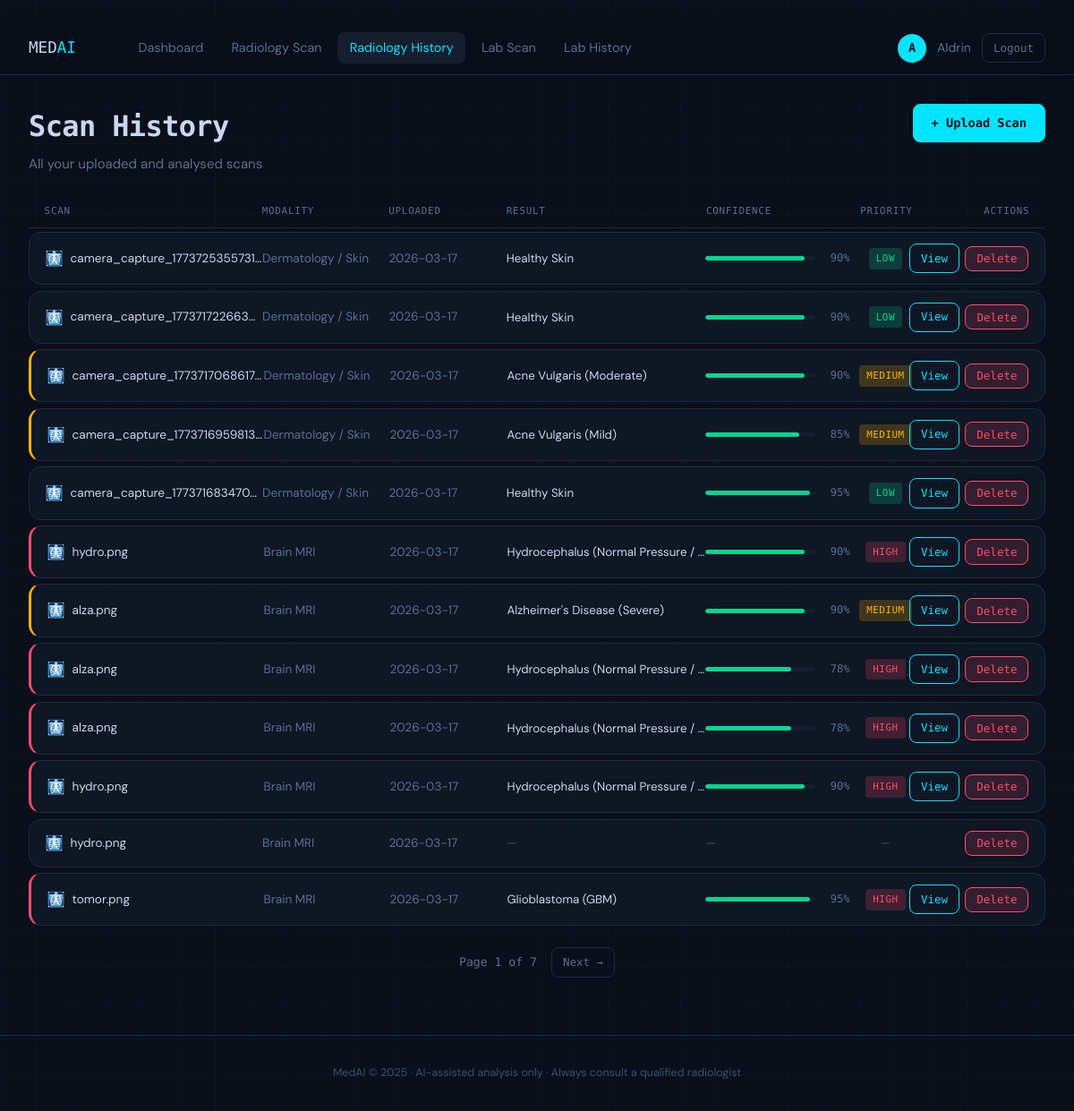
/history (signed in), run on an earlier commit of the app's database.
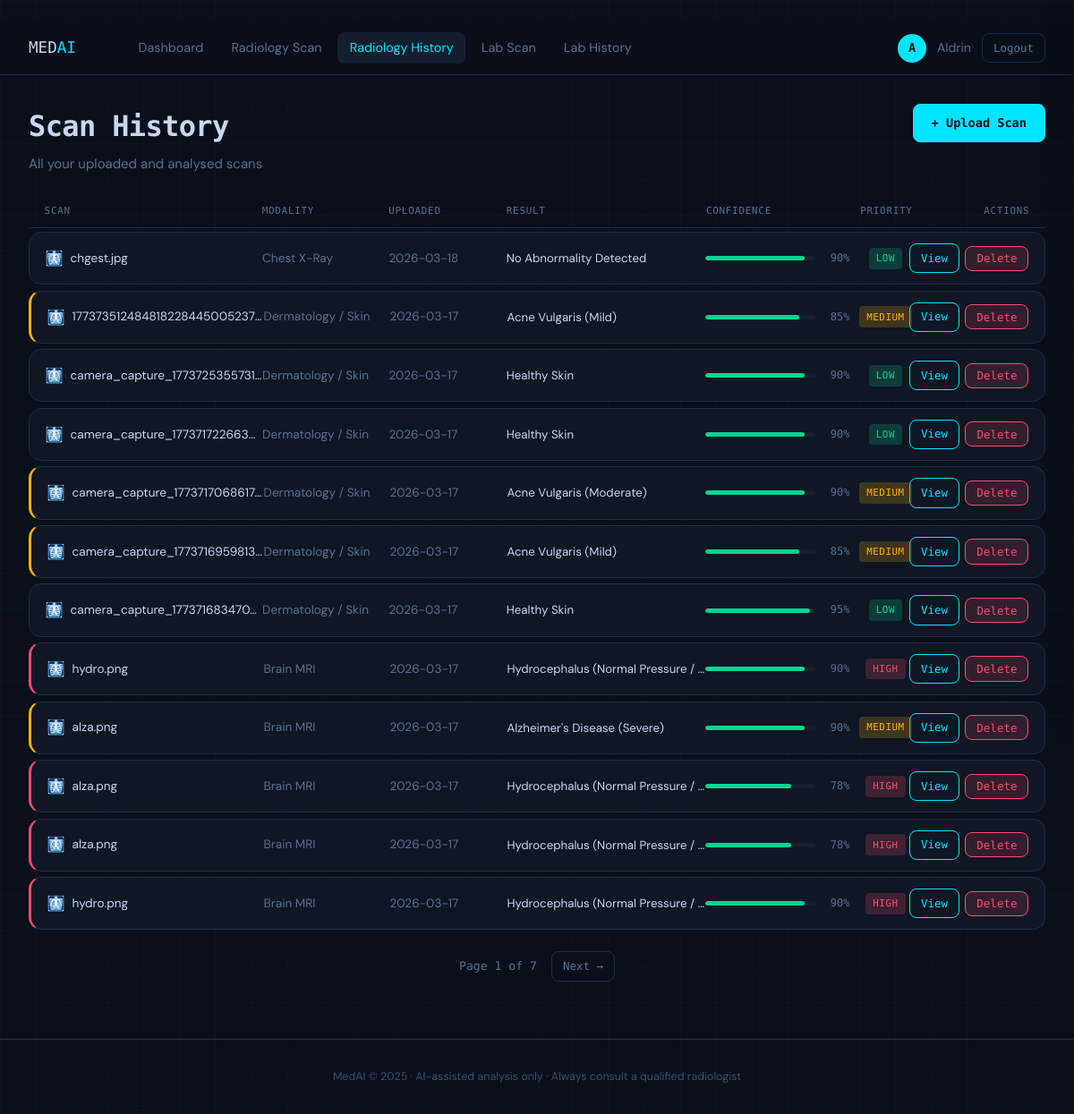
And on a later commit of the database.
### app/database/models.py (models this page shows, shortened)
class Upload(db.Model):
    __tablename__ = "uploads"
    id            = db.Column(db.Integer, primary_key=True)
    user_id       = db.Column(db.Integer, db.ForeignKey("users.id"), nullable=False)
    filename      = db.Column(db.String(260), nullable=False)
    original_name = db.Column(db.String(260))
    file_path     = db.Column(db.String(512), nullable=False)
    file_type     = db.Column(db.String(20))    # png | jpg | dcm | nii
    modality      = db.Column(db.String(20))    # MRI | CT | X-Ray | Unknown
    upload_date   = db.Column(db.DateTime, default=datetime.utcnow)
    prediction = db.relationship(
        "Prediction", backref="upload", uselist=False, cascade="all, delete-orphan"
    )

class Prediction(db.Model):
    __tablename__ = "predictions"
    id        = db.Column(db.Integer, primary_key=True)
    upload_id = db.Column(db.Integer, db.ForeignKey("uploads.id"), nullable=False)
    result_label     = db.Column(db.String(120), nullable=False)
    confidence_score = db.Column(db.Float,       nullable=False)
    raw_scores       = db.Column(db.Text)                           # JSON {label: score, ...}
    priority         = db.Column(db.String(20))                     # HIGH | MEDIUM | LOW
    findings         = db.Column(db.Text)                           # radiological findings
    condition        = db.Column(db.String(200))                    # specific disease name
    severity         = db.Column(db.String(60))                     # Mild / Moderate / Severe ...
    recommendation   = db.Column(db.Text)                           # treatment plan
    differential     = db.Column(db.Text)                           # alt diagnoses if low confidence
    explanation      = db.Column(db.Text)                           # visual features => label
    heatmap_path     = db.Column(db.String(512))                    # Grad-CAM overlay image path
    validation_notes = db.Column(db.Text)                           # rule-correction log
    disclaimer       = db.Column(db.Text)                           # mandatory medical disclaimer
    analysis_date    = db.Column(db.DateTime, default=datetime.utcnow)
    model_version    = db.Column(db.String(100), default="gemini-vision-v2")  # widened from 50

### app/main/routes.py (the view)
@main_bp.route("/history")
@login_required
def history():
    page = request.args.get("page", 1, type=int)
    pagination = (
        Upload.query.filter_by(user_id=current_user.id)
        .order_by(Upload.upload_date.desc())
        .paginate(page=page, per_page=12, error_out=False)
    )
    return render_template("history.html", pagination=pagination)

### app/database/models.py (called while the page is built)
@login_manager.user_loader
def load_user(user_id):
    return User.query.get(int(user_id))

### templates/history.html (shortened to what this page needs)
{% extends "base.html" %}
{% block content %}
<div class="page-header">
  <div>
    <h1 class="page-title">Scan History</h1>
    <p class="page-sub">All your uploaded and analysed scans</p>
  </div>
  <a href="{{ url_for('main.upload') }}" class="btn btn-primary">+ Upload Scan</a>
</div>
{% if pagination.items %}
<div class="ht-header">
  <div class="ht-col ht-col--scan">Scan</div>
  <div class="ht-col ht-col--modality">Modality</div>
  <div class="ht-col ht-col--date">Uploaded</div>
  <div class="ht-col ht-col--result">Result</div>
  <div class="ht-col ht-col--conf">Confidence</div>
  <div class="ht-col ht-col--priority">Priority</div>
  <div class="ht-col ht-col--actions">Actions</div>
</div>
<div class="ht-list">
  {% for up in pagination.items %}
  {% set pred = up.prediction %}
  <div class="ht-row {% if pred and pred.priority == 'HIGH' %}ht-row--high{% elif pred and pred.priority == 'MEDIUM' %}ht-row--medium{% endif %}">
    <div class="ht-col ht-col--scan">
      <span class="ht-icon">🩻</span>
      <span class="ht-filename" title="{{ up.original_name or up.filename }}">
        {{ up.original_name or up.filename }}
      </span>
    </div>
    <div class="ht-col ht-col--modality">
      <span class="ht-text">{{ up.modality or '—' }}</span>
    </div>
    <div class="ht-col ht-col--date">
      <span class="ht-text">{{ up.upload_date.strftime('%Y-%m-%d') }}</span>
    </div>
    <div class="ht-col ht-col--result">
      {% if pred %}
        <span class="ht-result" title="{{ pred.result_label }}">{{ pred.result_label }}</span>
      {% else %}
        <span class="ht-muted">—</span>
      {% endif %}
    </div>
    <div class="ht-col ht-col--conf">
      {% if pred %}
        {% set pct = "%.0f"|format(pred.confidence_score * 100) %}
        <div class="ht-bar">
          <div class="ht-bar__track">
            <div class="ht-bar__fill {% if pred.confidence_score >= 0.75 %}ht-bar__fill--high{% elif pred.confidence_score >= 0.5 %}ht-bar__fill--med{% else %}ht-bar__fill--low{% endif %}"
                 style="width:{{ pct }}%"></div>
          </div>
          <span class="ht-bar__pct">{{ pct }}%</span>
        </div>
      {% else %}
        <span class="ht-muted">—</span>
      {% endif %}
    </div>
    <div class="ht-col ht-col--priority">
      {% if pred %}
        <span class="priority-badge priority-{{ pred.priority.lower() }}">{{ pred.priority }}</span>
      {% else %}
        <span class="ht-muted">—</span>
      {% endif %}
    </div>
    <div class="ht-col ht-col--actions">
      {% if pred %}
        <a href="{{ url_for('main.result', upload_id=up.id) }}" class="btn btn-sm btn-outline">View</a>
      {% endif %}
      <form method="POST" action="{{ url_for('main.delete_upload', upload_id=up.id) }}"
            onsubmit="return confirm('Delete this scan and its analysis?')">
        <button type="submit" class="btn btn-sm btn-danger">Delete</button>
      </form>
    </div>
  </div>
  {% endfor %}
</div>
<div class="pagination">
  <span class="page-info">Page {{ pagination.page }} of {{ pagination.pages }}</span>
  {% if pagination.has_next %}
    <a href="{{ url_for('main.history', page=pagination.next_num) }}" class="btn btn-sm btn-ghost">Next →</a>
  {% endif %}
</div>
{% endif %}
{% endblock %}

What changed in the data, as far as the page shows it:
removed Upload: original_name "hydro.png", modality "Brain MRI", upload_date "2026-03-17"
no longer on this page (row unchanged): Upload: original_name "tomor.png", modality "Brain MRI", upload_date "2026-03-17", pct "95"
no longer on this page (row unchanged): Prediction: result_label "Glioblastoma (GBM)", priority "HIGH"
added Upload: original_name "chgest.jpg", modality "Chest X-Ray", upload_date "2026-03-18", pct "90"
added Prediction: result_label "No Abnormality Detected", priority "LOW"
added Upload: original_name "177373512484818228445005237…", modality "Dermatology / Skin", upload_date "2026-03-17", pct "85"
added Prediction: result_label "Acne Vulgaris (Mild)", priority "MEDIUM"
